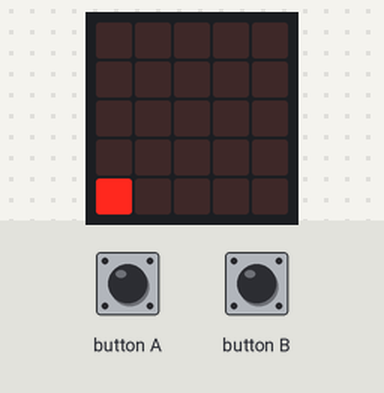
Simulated run of this program. Board: BBC micro:bit (MakeCode). Parts: the board's 5×5 LED display. The test bench sets the inputs (shaded band).

Above: at 1.2 s.
1.3 s: button B pressed for 0.15 s
At 2.5 s:
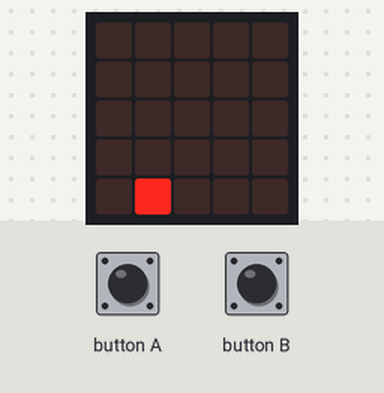
2.9 s: button B pressed for 0.15 s
At 3.7 s:
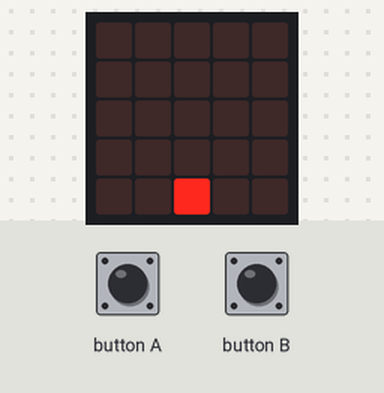
4.5 s: button B pressed for 0.15 s
At 4.9 s:
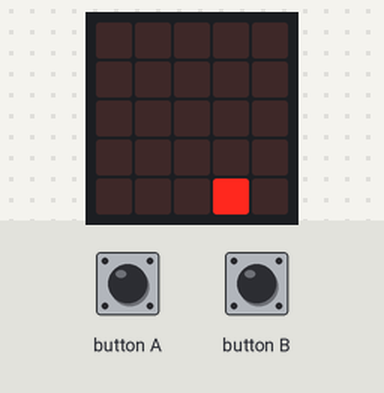
6.1 s: button B pressed for 0.15 s
At 7.3 s:
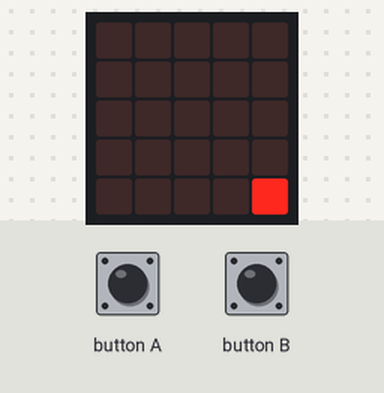
7.7 s: button A pressed for 0.15 s
At 8.6 s:
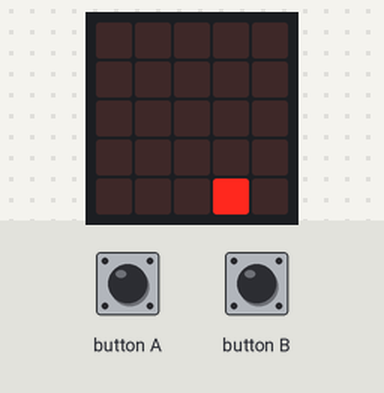
9.3 s: button A pressed 5 times (0.12 s each, 0.3 s apart)
At 12.0 s:
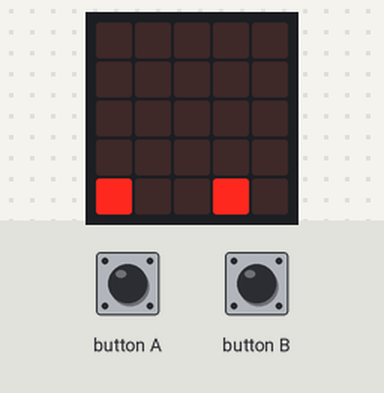
Timing chart, 0 to 13.3 s (numbered marks = the images above; inputs shaded):
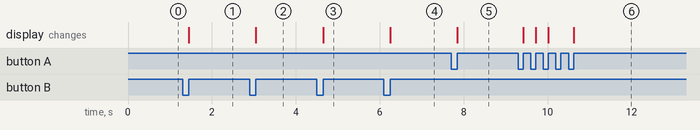

The program:

main.ts
```typescript
input.onButtonPressed(Button.A, function () {
    if (posX > 0) {
        led.unplot(posX, 4)
        posX += -1
        led.plot(posX, 4)
    } else {
        posX = 4
    }
})
input.onButtonPressed(Button.B, function () {
    if (posX < 4) {
        led.unplot(posX, 4)
        posX += 1
        led.plot(posX, 4)
    } else {
        posX = 4
    }
})
let posX = 0
posX = 0
let posY = 0
led.plot(posX, 4)
basic.forever(function () {

})
```

test.ts
```typescript
// les tests vont ici ; cela ne sera pas compilé si ce paquet est utilisé en tant qu'extension.
```

Measured:
- after the input at 1.3 s, the display: changes after 0.15 s (image 1)
- after the input at 2.9 s, the display: changes after 0.15 s (image 2)
- after the input at 4.5 s, the display: changes after 0.15 s (image 3)
- after the input at 6.1 s, the display: changes after 0.15 s (image 4)
- after the input at 7.7 s, the display: changes after 0.15 s (image 5)
- after the input at 9.3 s, the display: first changes after 0.12 s (image 6 shows a later state)
